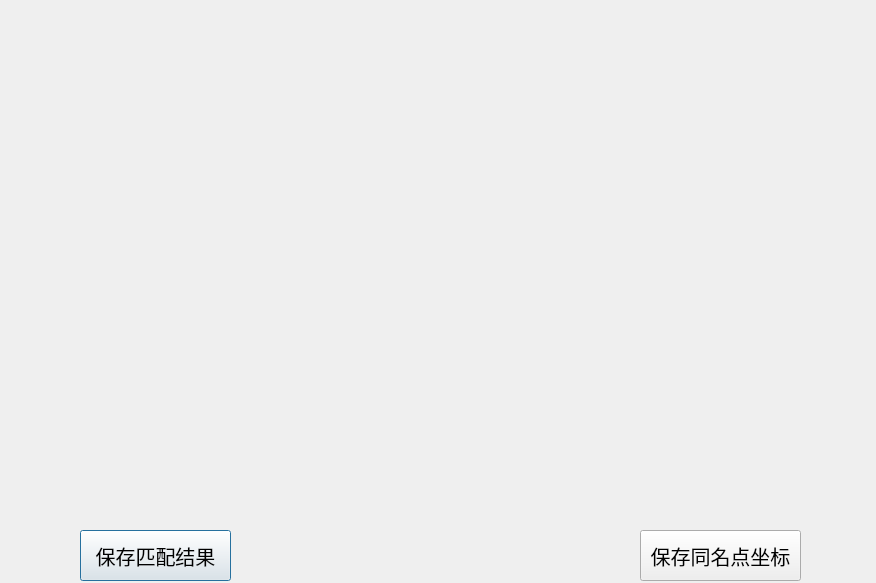
<?xml version="1.0" encoding="UTF-8"?>
<ui version="4.0">
 <class>Result_ShowClass</class>
 <widget class="QDialog" name="Result_ShowClass">
  <property name="geometry">
   <rect>
    <x>0</x>
    <y>0</y>
    <width>876</width>
    <height>583</height>
   </rect>
  </property>
  <property name="windowTitle">
   <string>匹配结果</string>
  </property>
  <widget class="QPushButton" name="save_result">
   <property name="geometry">
    <rect>
     <x>80</x>
     <y>530</y>
     <width>151</width>
     <height>51</height>
    </rect>
   </property>
   <property name="font">
    <font>
     <pointsize>15</pointsize>
    </font>
   </property>
   <property name="text">
    <string>保存匹配结果</string>
   </property>
  </widget>
  <widget class="QLabel" name="result_image">
   <property name="geometry">
    <rect>
     <x>0</x>
     <y>0</y>
     <width>871</width>
     <height>531</height>
    </rect>
   </property>
   <property name="text">
    <string/>
   </property>
   <property name="textFormat">
    <enum>Qt::TextFormat::PlainText</enum>
   </property>
  </widget>
  <widget class="QPushButton" name="save_points">
   <property name="geometry">
    <rect>
     <x>640</x>
     <y>530</y>
     <width>161</width>
     <height>51</height>
    </rect>
   </property>
   <property name="font">
    <font>
     <pointsize>15</pointsize>
    </font>
   </property>
   <property name="text">
    <string>保存同名点坐标</string>
   </property>
  </widget>
  <zorder>result_image</zorder>
  <zorder>save_points</zorder>
  <zorder>save_result</zorder>
 </widget>
 <layoutdefault spacing="6" margin="11"/>
 <resources/>
 <connections/>
</ui>
